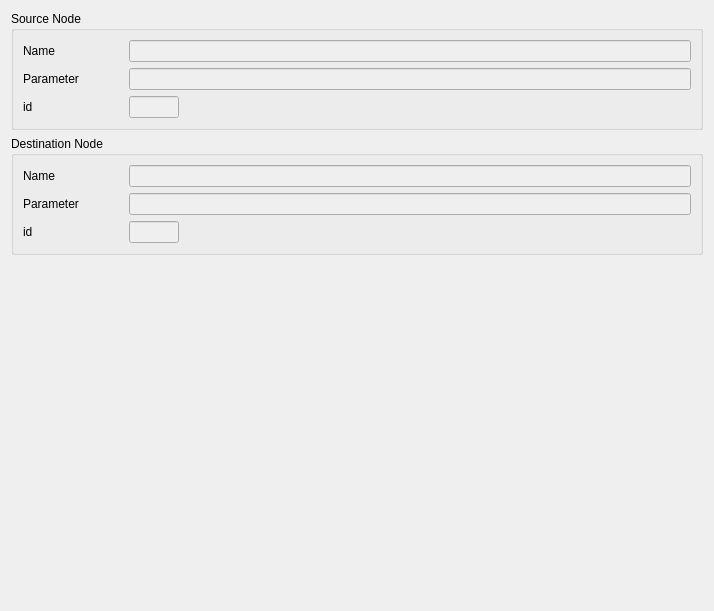
<?xml version="1.0" encoding="UTF-8"?>
<ui version="4.0">
 <class>NodeLinkEditor</class>
 <widget class="QWidget" name="NodeLinkEditor">
  <property name="geometry">
   <rect>
    <x>0</x>
    <y>0</y>
    <width>714</width>
    <height>611</height>
   </rect>
  </property>
  <property name="windowTitle">
   <string>NodeLinkEditor</string>
  </property>
  <layout class="QVBoxLayout" name="verticalLayout_3">
   <item>
    <widget class="QGroupBox" name="srcGroup">
     <property name="title">
      <string>Source Node</string>
     </property>
     <layout class="QVBoxLayout" name="verticalLayout">
      <item>
       <layout class="QHBoxLayout" name="horizontalLayout_2" stretch="0,1">
        <item>
         <widget class="QLabel" name="name_label">
          <property name="minimumSize">
           <size>
            <width>100</width>
            <height>0</height>
           </size>
          </property>
          <property name="text">
           <string>Name</string>
          </property>
         </widget>
        </item>
        <item>
         <widget class="QLineEdit" name="src_node_lineEdit">
          <property name="enabled">
           <bool>false</bool>
          </property>
         </widget>
        </item>
       </layout>
      </item>
      <item>
       <layout class="QHBoxLayout" name="horizontalLayout_3" stretch="0,1">
        <item>
         <widget class="QLabel" name="label_label">
          <property name="minimumSize">
           <size>
            <width>100</width>
            <height>0</height>
           </size>
          </property>
          <property name="text">
           <string>Parameter</string>
          </property>
         </widget>
        </item>
        <item>
         <widget class="QLineEdit" name="src_param_lineEdit">
          <property name="enabled">
           <bool>false</bool>
          </property>
         </widget>
        </item>
       </layout>
      </item>
      <item>
       <layout class="QHBoxLayout" name="horizontalLayout_4" stretch="0,0,0">
        <item>
         <widget class="QLabel" name="name_label_2">
          <property name="minimumSize">
           <size>
            <width>100</width>
            <height>0</height>
           </size>
          </property>
          <property name="text">
           <string>id</string>
          </property>
         </widget>
        </item>
        <item>
         <widget class="QLineEdit" name="src_id_lineEdit">
          <property name="enabled">
           <bool>false</bool>
          </property>
          <property name="maximumSize">
           <size>
            <width>50</width>
            <height>16777215</height>
           </size>
          </property>
         </widget>
        </item>
        <item>
         <spacer name="horizontalSpacer_2">
          <property name="orientation">
           <enum>Qt::Horizontal</enum>
          </property>
          <property name="sizeHint" stdset="0">
           <size>
            <width>40</width>
            <height>20</height>
           </size>
          </property>
         </spacer>
        </item>
       </layout>
      </item>
     </layout>
    </widget>
   </item>
   <item>
    <widget class="QGroupBox" name="dstGroup">
     <property name="title">
      <string>Destination Node</string>
     </property>
     <layout class="QVBoxLayout" name="verticalLayout_2">
      <item>
       <layout class="QHBoxLayout" name="horizontalLayout_6" stretch="0,1">
        <item>
         <widget class="QLabel" name="name_label_3">
          <property name="minimumSize">
           <size>
            <width>100</width>
            <height>0</height>
           </size>
          </property>
          <property name="text">
           <string>Name</string>
          </property>
         </widget>
        </item>
        <item>
         <widget class="QLineEdit" name="dst_node_lineEdit">
          <property name="enabled">
           <bool>false</bool>
          </property>
         </widget>
        </item>
       </layout>
      </item>
      <item>
       <layout class="QHBoxLayout" name="horizontalLayout_5" stretch="0,1">
        <item>
         <widget class="QLabel" name="label_label_2">
          <property name="minimumSize">
           <size>
            <width>100</width>
            <height>0</height>
           </size>
          </property>
          <property name="text">
           <string>Parameter</string>
          </property>
         </widget>
        </item>
        <item>
         <widget class="QLineEdit" name="dst_param_lineEdit">
          <property name="enabled">
           <bool>false</bool>
          </property>
         </widget>
        </item>
       </layout>
      </item>
      <item>
       <layout class="QHBoxLayout" name="horizontalLayout_7" stretch="0,0,0">
        <property name="spacing">
         <number>6</number>
        </property>
        <item>
         <widget class="QLabel" name="name_label_4">
          <property name="minimumSize">
           <size>
            <width>100</width>
            <height>0</height>
           </size>
          </property>
          <property name="text">
           <string>id</string>
          </property>
         </widget>
        </item>
        <item>
         <widget class="QLineEdit" name="dst_id_lineEdit">
          <property name="enabled">
           <bool>false</bool>
          </property>
          <property name="maximumSize">
           <size>
            <width>50</width>
            <height>16777215</height>
           </size>
          </property>
         </widget>
        </item>
        <item>
         <spacer name="horizontalSpacer">
          <property name="orientation">
           <enum>Qt::Horizontal</enum>
          </property>
          <property name="sizeHint" stdset="0">
           <size>
            <width>40</width>
            <height>20</height>
           </size>
          </property>
         </spacer>
        </item>
       </layout>
      </item>
     </layout>
    </widget>
   </item>
   <item>
    <spacer name="verticalSpacer">
     <property name="orientation">
      <enum>Qt::Vertical</enum>
     </property>
     <property name="sizeHint" stdset="0">
      <size>
       <width>20</width>
       <height>0</height>
      </size>
     </property>
    </spacer>
   </item>
  </layout>
 </widget>
 <resources/>
 <connections/>
</ui>
